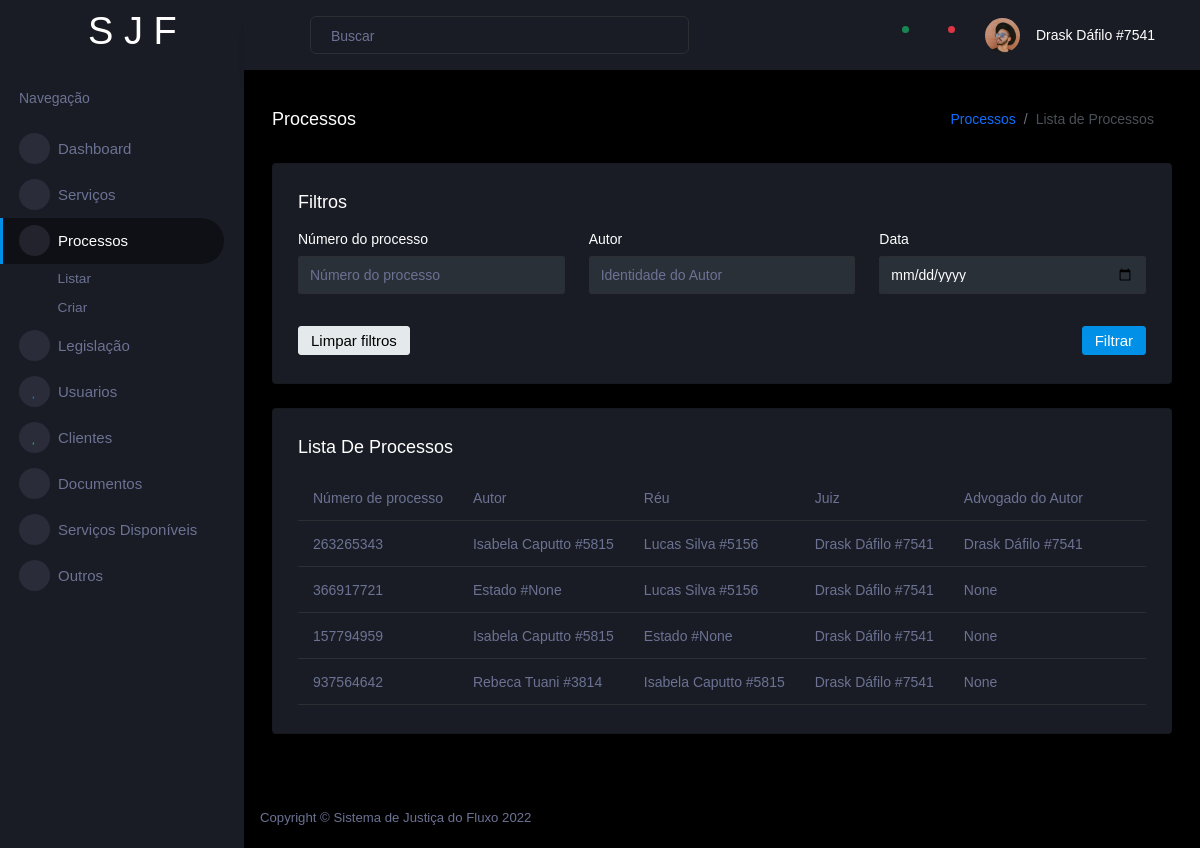
Before: /dashboard/processos/listar/ (signed in) with the older database file.
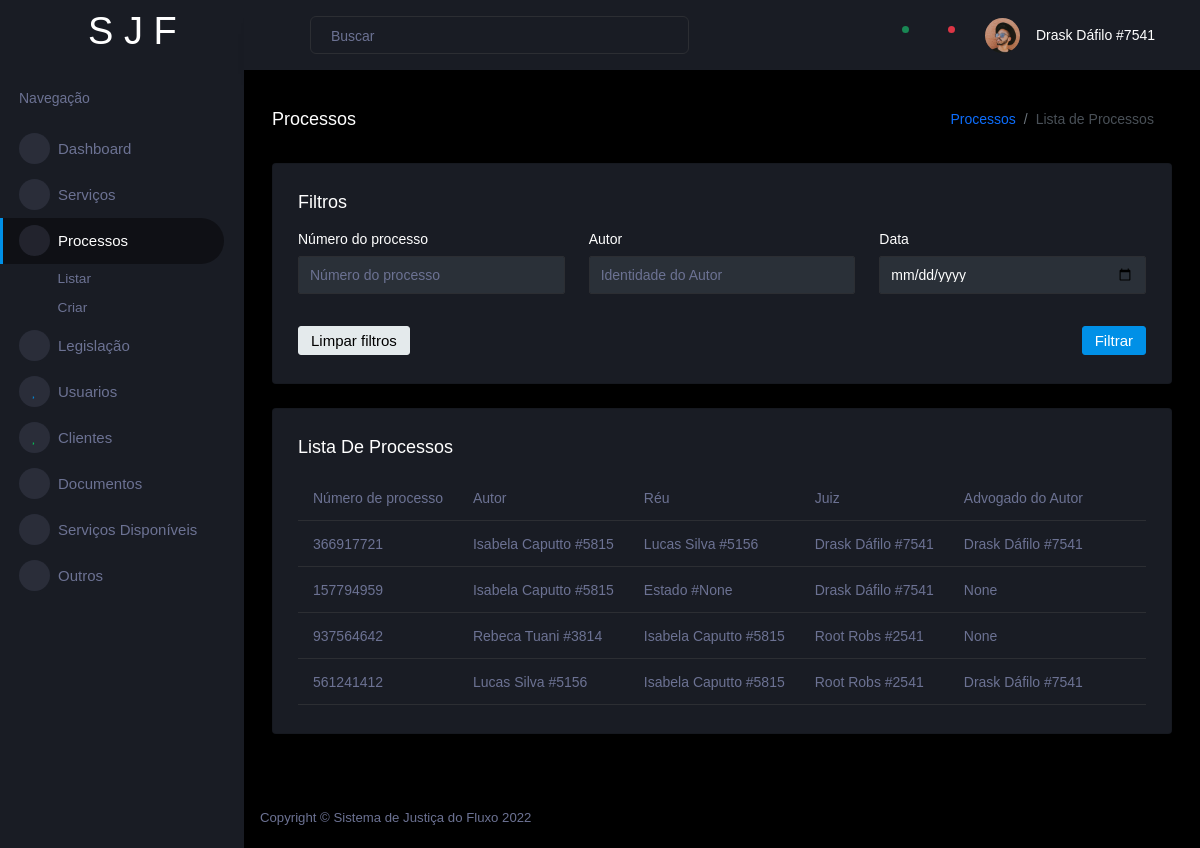
After: the same page with the newer database file.
### projeto_advocacia/processo/models.py (models this page shows, shortened)
class Processo(models.Model):
    TIPOS_FASES = (
        ('postulatoria', 'Postulatória'),
        ('instrutoria', 'Instrutória'),
        ('decisoria', 'Decisória'),
        ('recursal', 'Recursal'),
        ('executiva', 'Executiva')
    )
    TIPOS_PROCESSOS = (
        ('conhecimento', 'Conhecimento'),
        ('cautelar', 'Cautelar'),
        ('execução', 'Execução')
    )
    numero_processo = models.CharField(verbose_name="Número do processo", default=gerar_numero_processo, max_length=20)
    autor = models.ForeignKey(Cliente, on_delete=models.CASCADE, related_name='autor', verbose_name="Autor")
    reu = models.ForeignKey(Cliente, on_delete=models.CASCADE, related_name='reu', verbose_name="Réu")
    juiz = models.ForeignKey(Usuario, on_delete=models.CASCADE, null=True, blank=True,
                             related_name='juiz', verbose_name='Juiz')
    advogado_autor = models.ForeignKey(Usuario, on_delete=models.CASCADE, null=True,
                                       blank=True, related_name='advogado_autor', verbose_name="Advogado do autor")
    advogado_reu = models.ForeignKey(Usuario, on_delete=models.CASCADE, null=True,
                                     blank=True, related_name='advogado_reu', verbose_name="Advogado do Réu")
    data_abertura = models.DateField('Data de abertura', null=True, blank=True)
    fase = models.CharField('Fase', max_length=100, choices=TIPOS_FASES)
    tipo = models.CharField('Tipo', max_length=100, choices=TIPOS_PROCESSOS)
    descricao = models.TextField('Descrição do processo', null=True, blank=True)
    postulatoria = models.TextField('Descrição da fase Postulatória', null=True, blank=True)
    instrutoria = models.TextField('Descrição do fase Instrutória', null=True, blank=True)
    decisoria = models.TextField('Descrição do fase Decisória', null=True, blank=True)
    recursal = models.TextField('Descrição do fase Recursal', null=True, blank=True)
    executiva = models.TextField('Descrição do fase Executiva', null=True, blank=True)

### projeto_advocacia/usuario/models.py (models this page shows, shortened)
class Cliente(models.Model):
    nome = models.CharField('Nome', max_length=250, blank=True)
    sobrenome = models.CharField('Sobrenome', max_length=250, blank=True)
    identidade = models.IntegerField('Identidade', unique=True, null=True, blank=True)
    celular = models.CharField('Celular', max_length=10, null=True, blank=True)
    idade = models.IntegerField('Idade', null=True, blank=True)
    status = models.CharField('Status', max_length=100, null=True, blank=True)
    organizacao = models.CharField('Organização', max_length=100, null=True, blank=True)
    porte = models.BooleanField('Porte', null=True, blank=True)
    cnh = models.BooleanField('CNH', null=True, blank=True)
    def __str__(self):
        return f'{self.nome} {self.sobrenome} #{self.identidade}'

class Usuario(AbstractUser):
    TIPOS_CARGOS = (
        ('0', 'Cliente'),
        ('1', 'Membro'),
        ('2', 'Advogado'),
        ('3', 'Promotor'),
        ('4', 'Juiz'),
        ('5', 'Juiz-Diretor'),
    )
    TIPOS_ORGS = (
        ('0', 'Policia Militar'),
        ('1', 'Polícia Civil'),
        ('2', 'Fórum'),
        ('3', 'Prefeitura'),
    )
    cargo = models.CharField('Cargo', max_length=20, choices=TIPOS_CARGOS, default='0')
    first_name = models.CharField('Nome', max_length=250, blank=True)
    last_name = models.CharField('Sobrenome', max_length=250, blank=True)
    identidade = models.IntegerField('Identidade', unique=True, null=True, blank=True)
    celular = models.CharField('Celular', max_length=10, null=True, blank=True)
    idade = models.IntegerField('Idade', null=True, blank=True)
    organizacao = models.CharField('Organização', max_length=100, choices=TIPOS_ORGS, null=True, blank=True)
    is_juridico = models.BooleanField('É do Fórum', default=False)
    foto_perfil = models.ImageField('Foto de perfil', null=True, blank=True)
    def __str__(self):
        if self.first_name and self.last_name:
            response = f'{self.first_name} {self.last_name} #{self.identidade}'
        else:
            response = f'{self.username}'
        return response
    def get_nome_identidade(self):
        return self.__str__()

### projeto_advocacia/processo/views.py (the view, shortened to what this page needs)
class ProcessoList(CustomListView):
    model = Processo
    queryset = Processo.objects.all()
    paginate_by = 10
    ordering = ['pk']
    template_name = 'processo/list.html'
    raiz = "Processos"
    titulo = "Lista de Processos"
    campos_tabela = ['Número de processo', 'Autor', 'Réu', 'Juiz', 'Advogado do Autor']
    def get_queryset(self):
        queryset = super(ProcessoList, self).get_queryset()
        return queryset

### projeto_advocacia/core/views.py (called while the page is built)
    def get_config_page(self):
        response = {
            "raiz": self.raiz,
            "titulo": self.titulo,
            "descricao": self.descricao,
            "campos_tabela": self.campos_tabela,
            "campos_filtro": self.campos_filtro,
        }
        return response

    def get_context_data(self, **kwargs):
        context = super(CustomListView, self).get_context_data(**kwargs)
        context['config'] = self.get_config_page()
        return context

    def dispatch(self, request, *args, **kwargs):
        if not request.user.is_authenticated:
            return HttpResponseRedirect("/error/403/")
        else:
            return super(CustomListView, self).dispatch(request, *args, **kwargs)

### templates/processo/list.html (shortened to what the changed rows need)
{% extends 'base/main.html' %}
{% load static %}
{% block content %}
    <div class="col-lg-12 grid-margin stretch-card">
        <div class="card">
            <div class="card-body">
                <div class="table-responsive">
                    <table class="table">
                        <thead>
                        <tr>
                            {% for campo in config.campos_tabela %}
                                <th>{{ campo }}</th>
                            {% endfor %}
                            <th></th>
                        </tr>
                        </thead>
                        <tbody id="conteudo">
                        {% for object in object_list %}
                            <tr>
                                <td>{{ object.numero_processo }}</td>
                                <td>{{ object.autor }}</td>
                                <td>{{ object.reu }}</td>
                                <td>{{ object.juiz }}</td>
                                <td>{{ object.advogado_autor }}</td>
                                <td>
                                    <a href="{% url 'processos_detail' object.pk %}" class="text-primary" style="text-decoration: none;"><i class="mdi mdi-eye"></i></a>
                                    <a href="{% url 'processos_update' object.pk %}" class="text-success" style="text-decoration: none;"><i class="mdi mdi-border-color"></i></a>
                                    <a href="{% url 'processos_delete' object.pk %}" class="text-danger" style="text-decoration: none;"><i class="mdi mdi-close-circle"></i></a>
                                </td>
                            </tr>
                        {% endfor %}
                        </tbody>
                    </table>
                </div>
            </div>
        </div>
    </div>
{% endblock %}

Changed rows visible on the page:
removed Processo: numero_processo "263265343", autor "Isabela Caputto #5815", reu "Lucas Silva #5156", juiz "Drask Dáfilo #7541", advogado_autor "Drask Dáfilo #7541"
changed Processo (number 1 of 4 on the later page): autor "Estado #None" → "Isabela Caputto #5815"; advogado_autor "None" → "Drask Dáfilo #7541"
changed Processo "Rebeca Tuani #3814": juiz "Drask Dáfilo #7541" → "Root Robs #2541"
added Processo: numero_processo "561241412", autor "Lucas Silva #5156", reu "Isabela Caputto #5815", juiz "Root Robs #2541", advogado_autor "Drask Dáfilo #7541"
